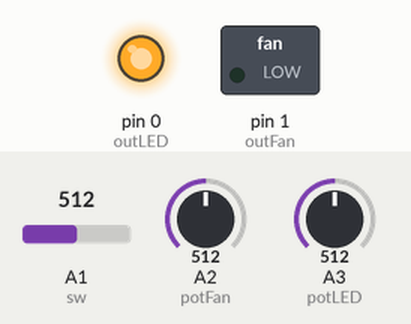
Simulated run of this sketch. Board: Arduino Uno, built with avr-gcc and run on an emulated ATmega328P. Parts: switched loads named in the sketch (green lamp = pin HIGH), output pins drawn as LEDs (lit = HIGH). The test bench sets the inputs (shaded band); at power-on: A1 (sw) = 512, A2 (potFan) = 512, A3 (potLED) = 512.

Above: at 1.2 s.
1.3 s: A1 (sw) set to 543
2.9 s: A1 (sw) set to 565
At 3.7 s:
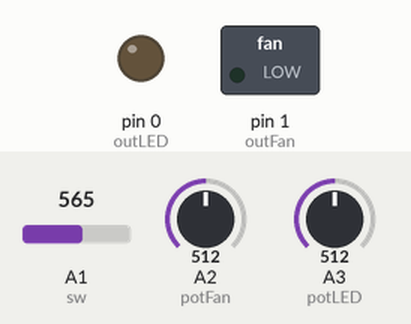
4.8 s: A1 (sw) set to 290
At 6.0 s:
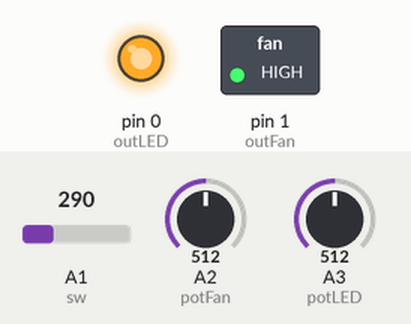
6.3 s: A2 (potFan) set to 601
7.8 s: A2 (potFan) set to 621
At 8.6 s:
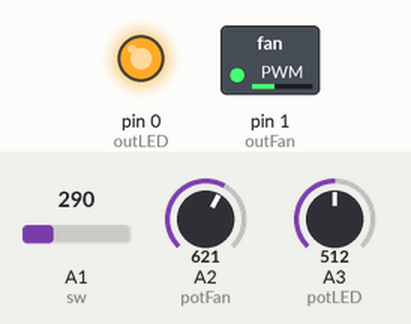
10.3 s: A2 (potFan) set to 540
At 11.4 s:
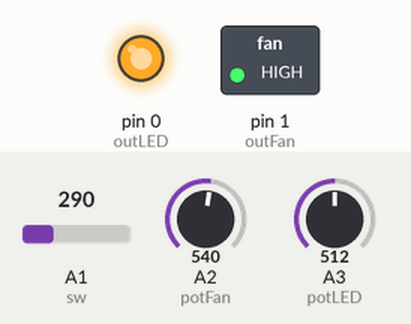
Timing chart, 0 to 12.8 s (numbered marks = the images above; inputs shaded):
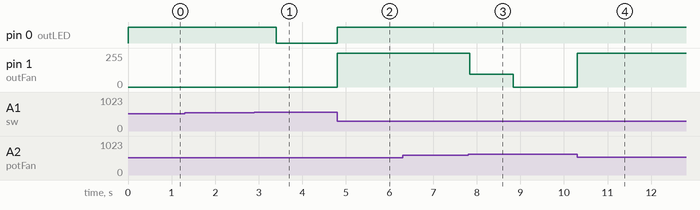

Measured:
- the behaviour switches between 549 and 550 on A1 (sw) (found by bisection; images 0 and 1)
- the behaviour switches between 609 and 610 on A2 (potFan) (found by bisection; images 2 and 3)
- after the input at 1.3 s, every drawn part: stays the same
- after the input at 2.9 s, pin 0 (outLED): HIGH → LOW after 0.50 s
- after the input at 4.8 s, pin 0 (outLED): LOW → HIGH at once; pin 1 (outFan): 0/255 → 255/255 at once
- after the input at 6.3 s, every drawn part: stays the same
- after the input at 7.8 s, pin 1 (outFan): 255/255 → 94/255 at once, → 0/255 1.0 s later
- after the input at 10.3 s, pin 1 (outFan): 0/255 → 255/255 at once

The sketch:

solder_fume_extractor.ino
```cpp
// Inputs
int potLED = A3;
int potFan = A2;
int sw = A1;

// Outputs
int outLED = 0;
int outFan = 1;

// LED logic parameters
int ledFloor = 15;
int ledHysteresis = 3;
unsigned long ledOffDelay = 500;

// Fan logic parameters
int fanFloor = 40;
int fanHysteresis = 2;
unsigned long hardStartDuration = 4000;

struct switchState {
  bool led;
  bool fan;
};

void setup() {
  pinMode(potLED, INPUT_PULLUP);
  pinMode(potFan, INPUT_PULLUP);
  pinMode(sw, INPUT_PULLUP);

  pinMode(outLED, OUTPUT);
  pinMode(outFan, OUTPUT);
}

void loop() {
  int swVal = 0;
  struct switchState swState;
  swVal = analogRead(sw);
  swState = getSwitchState(swVal);

  if (swState.led) {
    handleLEDOn();
  } else {
    handleLEDOff();
  }

  if (swState.fan) {
    handleFanOn();
  } else {
    handelFanOff();
  }
}

// Switch handlers

struct switchState getSwitchState(int readVal) {
  struct switchState st;
  if (readVal < 300) {
    // Switch position 2
    st.led = true;
    st.fan = true;
  } else if (readVal < 550) {
    // Switch position 1
    st.led = true;
    st.fan = false;
  } else {
    // switch position off
    st.led = false;
    st.fan = false;
  }

  return st;
}

// LED handlers

int previousValPotLED = 0;
unsigned long lastMillisLEDOn = 0;

void handleLEDOn() {
  int valPotLED = 0;

  valPotLED = analogRead(potLED);
  valPotLED = accountHysteresis(previousValPotLED, valPotLED, ledHysteresis);
  setLED(valPotLED);

  previousValPotLED = valPotLED;
  lastMillisLEDOn = millis();
}

void handleLEDOff() {
  if (lastMillisLEDOn + ledOffDelay <= millis()) {
    digitalWrite(outLED, LOW);
    return;
  }

  // Prevent LED from going on at startup
  if (previousValPotLED == 0) {
    return;
  }
  setLED(previousValPotLED);
}

void setLED(int potVal) {
  int setVal = 0;
  setVal = map(potVal, 0, 1023, 255, ledFloor);
  analogWrite(outLED, setVal);
}


// Fan handlers

int previousValPotFan = 0;
unsigned long fanOnTime = 0;

void handleFanOn() {
  int valPotFan = 0;

  if (fanOnTime == 0) {
    fanOnTime = millis();
  }

  if (millis() < fanOnTime + hardStartDuration) {
    digitalWrite(outFan, HIGH);
  }

  valPotFan = analogRead(potFan);
  valPotFan = accountHysteresis(previousValPotFan, valPotFan, fanHysteresis);
  setFan(valPotFan);
  previousValPotFan = valPotFan;
}

void handelFanOff() {
  fanOnTime = 0;
  digitalWrite(outFan, LOW);
}

void setFan(int potVal) {
  int setVal = 0;
  setVal = map(potVal, 0, 1023, 255, fanFloor);
  analogWrite(outFan, setVal);
}

// Generic helpers

int accountHysteresis(int previousVal, int currentVal, int hysteresis) {
  if (currentVal < previousVal - hysteresis || currentVal > previousVal + hysteresis) {
    return currentVal;
  }
  return previousVal;
}
```
